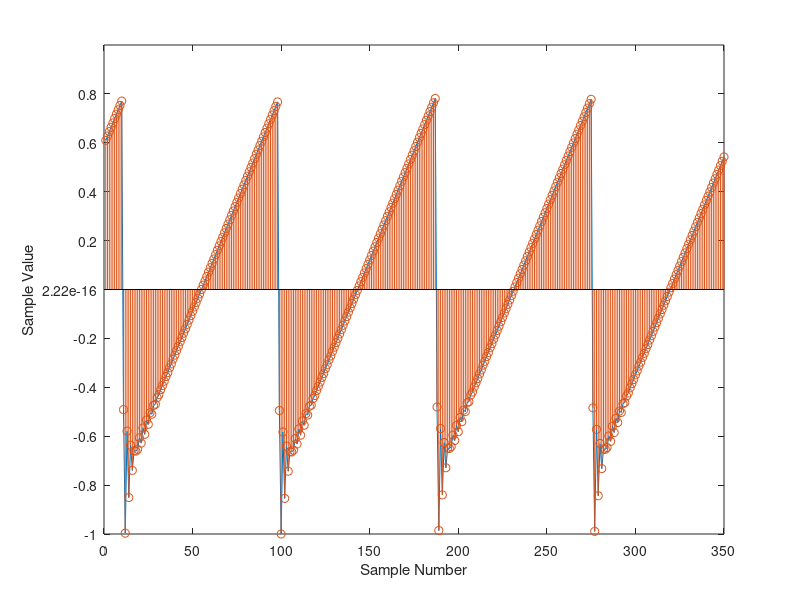
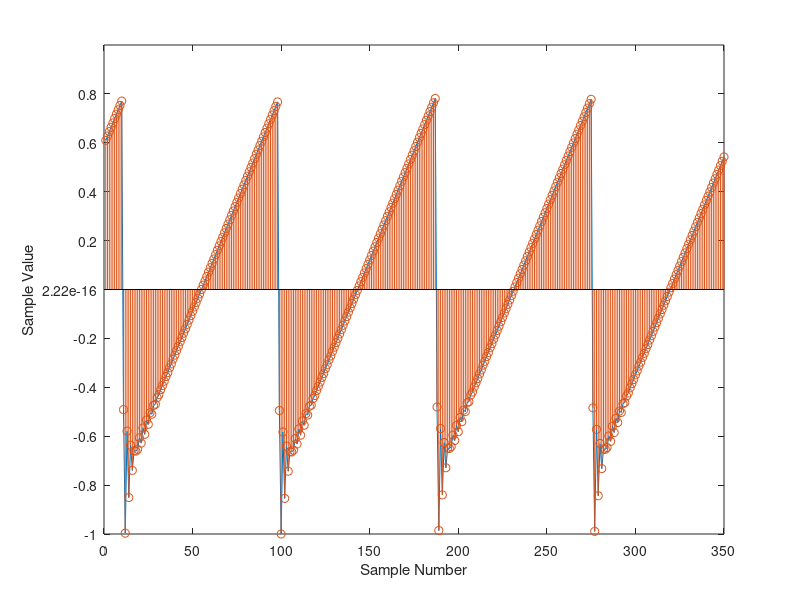
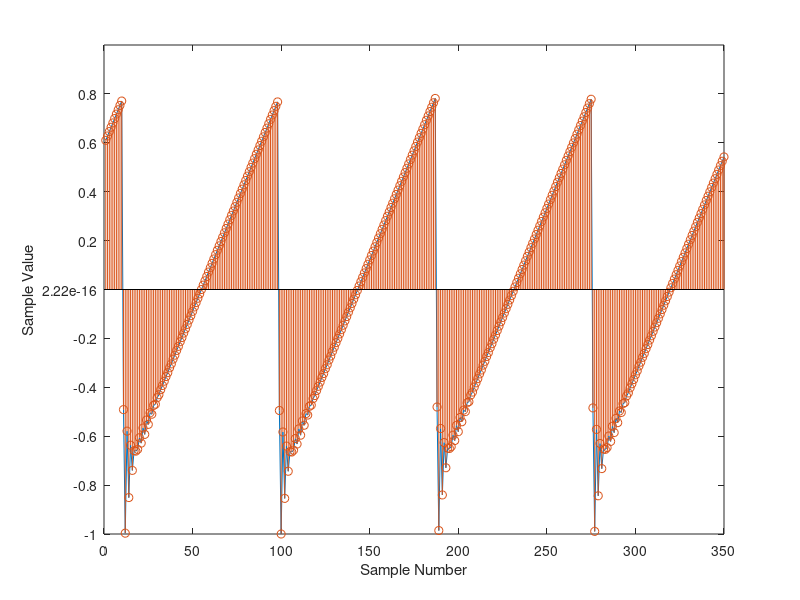
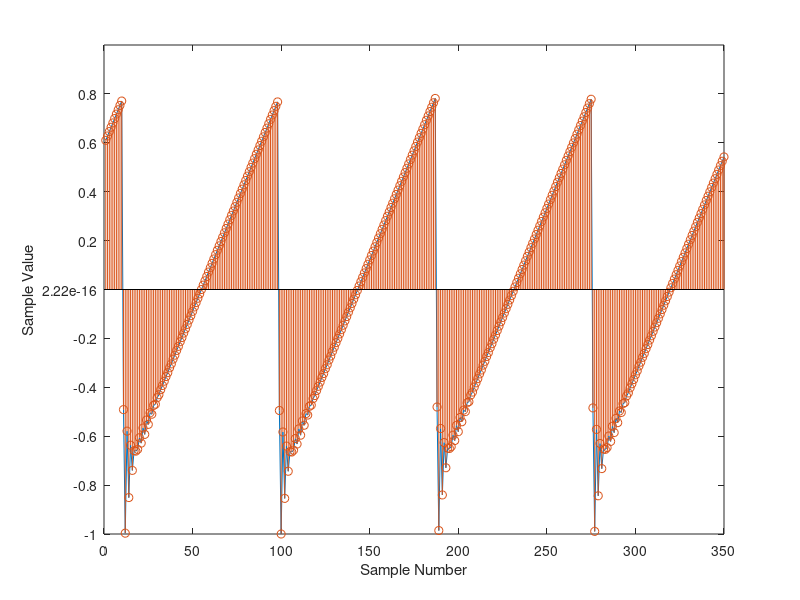

Source code (MATLAB) for these figures, in order: (Note: a time limit stopped this script after it produced the figures.)
%This programs compares how well a statistical Zero Crossing Frequency Estimation does ###########################################################################
% in comparison to one based on a FFT#############################################################################################################################


% Naming Conventions: ============================================================================================================================================
% Small letters are used before other abbreviatons and/or words starting with large letters
% Key variable names like 'fs' for 'sampling frequency' usually don't follow this pattern


% a : average
% b : beginning
% c : current
% d : defective
% diff : difference
% e : end
% f : first
% i : iterator
% l : last
% max : maximum
% min : minimum
% m : median
% n : number
% o : observe (after this ZC, the next ZC gets repeated, regardless of polarity)
% p : position
% r : relevant
% s : size
% t : time
% v : verified


% Cyc : Cycle
% Pol : Polarity
% Seg : Segment
% Win : Window
% ZC : Zero crossing

% Main Function ==================================================================================================================================================
function[] = SampleTest()
% Initializations ________________________________________________________________________________________________________________________________________________
  format long
  global fs;
  global DataOutputDir

  FigOutputDir = 'WaveformOutput\';           % Directories
  DataOutputDir = 'DataOutput\';
  mkdir (FigOutputDir);
  mkdir (DataOutputDir);

  PlotSignal = 1;           % set to 1 to print out signal waveform

  sWindow=1024;
  nFFTPoints = 1024;           % FFT-window
  nWindows = 100;
  % System conditions
  fs=44100; %Sampling frequency
  fc = 20000;           % Filter cutoff frequency
  f = 500; %Frequency of signal in Hz
  ExactFreq = 500;
  t = 0:1/fs:(((sWindow*nWindows) - 1)/fs); %time index
  Saw=sawtooth(2*pi*f*t);

  % Signal generation (Adding and Filtering)
  [b,a] = butter(2,fc/(fs/2));          % butterworth filter coefficients
  bSignal = filter(b,a,Saw);

  SNRdB = [90, 80, 70, 50, 45, 40, 35, 30, 25, 20, 18, 16, 14, 12, 10, 8, 6, 4, 2, 0];
  nSNR = Size(SNRdB);

  [WinSumOffsetAll, FFTWinSumOffsetAll] = InitString();           % OutputStrings
  [WinSumOffsetAllRedux, FFTWinSumOffsetAllRedux] = InitReduxString();

  [Counter, NaNCounter, nError, PrintError] = AssignVal2Var(0);

  sbSignal = Size(bSignal);
  nFullWindow = fix(sbSignal / sWindow);
  csWindow = sWindow;

% Main loop ______________________________________________________________________________________________________________________________________________________
  for cSNR=1:nSNR           % SNR-loop
    [Offset, WinSumOffset, FFTOffset, FFTWinSumOffset] = InitString();
    [OffsetRedux, WinSumOffsetRedux, FFTOffsetRedux, FFTWinSumOffsetRedux] = InitReduxString();
    [FFTCritNum, CritNum] = AssignVal2Var(0);

    bSignal = awgn(bSignal,SNRdB(cSNR));
    [PrintError] = PrintOutput(strcat(num2str(SNRdB(cSNR)),'Signal.data'), num2str(bSignal), PrintError);

    for cWindow=1:(nFullWindow)           % Window-loop
      ClearVars = {'pPosZC', 'pNegZC', 'nZC', 'FirstZC', 'STATE', 'prNegZC', 'prPosZC', 'rNegCyc', 'rPosCyc', 'drNegZC', 'drPosZC', 'odrPosZC', 'odrNegZC', 'oodrNegZC', 'oodrPosZC', 'FFT', 'FFT_temp', 'FFTFigXAxis', 'MedianArray'};
      clear(ClearVars{:});

      [bReSizer, eReSizer, csWindow] = WinSize(cWindow, sWindow, sbSignal);
      cSignal = bSignal(bReSizer:eReSizer);

      [pPosZC,pNegZC,FirstZC,lZC,nZC] = ZCD(cSignal, sWindow);          % lZC and nZC are unused as of now

      nPosZC = Size(pPosZC);
      nNegZC = Size(pNegZC);

% Plot and output signal waveform ________________________________________________________________________________________________________________________________
    if (PlotSignal == 1)            % default: 1 --> plot signal waveform
      if (cWindow == 50)            % middle window
        for iCounter=1:350
          Counter(iCounter) = iCounter;
        end

        gSignal = zeros(1,sWindow);
        sgSignal = size(gSignal);
        gSignal = bSignal(bReSizer:bReSizer + 349);

        Normalizer = max(abs(gSignal));
        gSignal = gSignal / (Normalizer + 0.0000001);

        FigOutputName = 'SNR_TestSaw';
        FigOutput = strcat(FigOutputDir, num2str(SNRdB(cSNR)), 'dB', FigOutputName);
        f = figure('visible', 'off');
        plot(Counter,gSignal);
        hold on;
        stem(Counter,gSignal);
        hold off;
        xlabel('Sample Number');
        ylabel('Sample Value');
        set(gca,'ytick',-1.2:0.2:1.2)

        saveas(f, FigOutput, 'png')
        saveas(f, FigOutput, 'fig')
        % matlab2tikz(strcat(FigOutput, '.tex'), 'showInfo', false);
      end
    end

% FFT basefreq estimation ________________________________________________________________________________________________________________________________________
      DFTBinFreq = fs / nFFTPoints;
      HalfFFT = round(nFFTPoints / 2);
      FFT = fft(cSignal);
      for j=1:nFFTPoints
        FFT(j) = FFT(j) / nFFTPoints;
      end
      FFT_temp = abs(FFT(1:round(nFFTPoints / 2)));

      [NOTUSED, FFTFreqIndex] = max(FFT_temp);
      FFTFreq(cWindow) = DFTBinFreq * (FFTFreqIndex - 1);

      FFTAbsoluteOffset(cWindow) = FFTFreq(cWindow) - ExactFreq;            % print data out
      FFTRelativeOffset(cWindow) = abs((FFTAbsoluteOffset(cWindow) / ExactFreq) * 100);
      if (FFTRelativeOffset(cWindow) > 5.0)
        FFTOffset = strcat(FFTOffset, '!!,,','Relative Error:,',num2str(FFTRelativeOffset(cWindow)),' percent, Absolute Error:,',num2str(FFTAbsoluteOffset(cWindow)),',Calculated Frequency:,',num2str(FFTFreq(cWindow)),'\n\n\n');
        FFTOffsetRedux = strcat(FFTOffsetRedux, num2str(FFTRelativeOffset(cWindow)),',,',num2str(FFTAbsoluteOffset(cWindow)),',,',num2str(FFTFreq(cWindow)),'\n\n');
        FFTCritNum = FFTCritNum + 1;
      elseif (FFTRelativeOffset(cWindow) <= 5.0)
        FFTOffset = strcat(FFTOffset,'Relative Error:,',num2str(FFTRelativeOffset(cWindow)),' percent, Absolute Error:,',num2str(FFTAbsoluteOffset(cWindow)),'Calculated Frequency:,',num2str(FFTFreq(cWindow)),'\n\n\n');
        FFTOffsetRedux = strcat(FFTOffsetRedux, num2str(FFTRelativeOffset(cWindow)),',,',num2str(FFTAbsoluteOffset(cWindow)),',,',num2str(FFTFreq(cWindow)),'\n\n');
      elseif (FFTRelativeOffset(cWindow) ~= FFTRelativeOffset(cWindow))
        disp(FFTRelativeOffset(cWindow))
        error('Error!\nFFTRelativeOffset is NaN:');
      else
        disp(FFTRelativeOffset(cWindow))
        error('Critical Error!\nInternal Logic Error #2');
      end

% ZC basefreq estimation _________________________________________________________________________________________________________________________________________
      lPosZC = nPosZC - 1;
      lNegZC = nNegZC - 1;

      if nPosZC == nNegZC           % necessary to establish order and limit of value-checks
        if FirstZC == 0
          [NegCyc, PosCyc, sNegSeg, sPosSeg] = sZCSearch((nPosZC-1), (nPosZC-1), pNegZC, pPosZC);
        else
          [PosCyc, NegCyc, sPosSeg, sNegSeg] = sZCSearch((nPosZC-1), (nPosZC-1), pPosZC, pNegZC);
        end
      else
        if FirstZC == 0            % more nNegZC
          [NegCyc, PosCyc, sNegSeg, sPosSeg] = sZCSearch((nNegZC - 1), (nPosZC - 1), pNegZC, pPosZC);
          else
          [PosCyc, NegCyc, sPosSeg, sNegSeg] = sZCSearch((nPosZC - 1), (nNegZC - 1), pPosZC, pNegZC);
        end
      end

      nPosCyc = Size(PosCyc);
      nNegCyc = Size(NegCyc);

      if PosCyc(1) > 0
        [smaxPosZC,smaxPosIndex] = max(PosCyc);
        if (FirstZC == 0)
          smaxPosSeg = pNegZC(smaxPosIndex + 1) - pPosZC(smaxPosIndex);
        else
          smaxPosSeg = pNegZC(smaxPosIndex) - pPosZC(smaxPosIndex);
        end
      else
        error('PosCyc is 0 for some reason')
      end

      if NegCyc(1) > 0
        [smaxNegZC,smaxNegIndex] = max(NegCyc);
        if (FirstZC == 0)
          smaxNegSeg = pPosZC(smaxNegIndex) - pNegZC(smaxNegIndex);
        else
          smaxNegSeg = pPosZC(smaxNegIndex + 1) - pNegZC(smaxNegIndex);
        end
      else
        error('NegCyc is 0 for some reason')
      end

      if ((smaxPosZC < 1) || (smaxNegZC < 1))
        error('error calculating smaxZC');
      end

      [rPosCyc, prPosZC, nrPosCyc, lrPosZC] = FindRelevantZCs(PosCyc, smaxPosZC, pPosZC, lPosZC, sPosSeg, smaxPosSeg);
      [rNegCyc, prNegZC, nrNegCyc, lrNegZC] = FindRelevantZCs(NegCyc, smaxNegZC, pNegZC, lNegZC, sNegSeg, smaxNegSeg);

      rSegSTATE = 0;
      STATE = 1;            % Used to prevent infinite loop

% repeat if no rdPolZC are found ---------------------------------------------------------------------------------------------------------------------------------
      if (isnan(nrPosCyc))           % repeat search for rPosZC
        i = 2;
        while (STATE ~= 0)
          if (i>nPosCyc)
            rSegSTATE = rSegSTATE + 1;
            STATE = 0;
          end
          [smaxPosZC, smaxPosIndex] = kLargestElement(PosCyc, i);
          if (FirstZC == 0)
            smaxPosSeg = pNegZC(smaxPosIndex + 1) - pPosZC(smaxPosIndex);
          else
            smaxPosSeg = pNegZC(smaxPosIndex) - pPosZC(smaxPosIndex);
          end
          [rPosCyc, prPosZC, nrPosCyc, lrPosZC] = FindRelevantZCs(PosCyc, smaxPosZC, pPosZC, lPosZC, sPosSeg, smaxPosSeg);
          if (isnan(nrPosCyc))
            i = i + 1;
          else
            STATE = 0;
          end
        end
      end

      if (isnan(nrNegCyc))
        STATE = 1;
        i = 2;
        while (STATE ~= 0)
          if (i>nNegCyc)
            rSegSTATE = rSegSTATE + 2;
            STATE = 0;
          end
          [smaxNegZC, smaxNegIndex] = kLargestElement(NegCyc, i);
          if (FirstZC == 0)
            smaxNegSeg = pPosZC(smaxNegIndex) - pNegZC(smaxNegIndex);
          else
            smaxNegSeg = pPosZC(smaxNegIndex + 1) - pNegZC(smaxNegIndex);
          end
          [rNegCyc, prNegZC, nrNegCyc, lrNegZC] = FindRelevantZCs(NegCyc, smaxNegZC, pNegZC, lNegZC, sNegSeg, smaxNegSeg);
          if (isnan(nrNegCyc))
            i = i + 1;
          else
            STATE = 0;
          end
        end
      end

      RelativeOffset = NaN;
      if (rSegSTATE == 3)           % no rdPolZCs found at all
        AbsoluteOffset(cWindow) = NaN;
        RelativeOffset(cWindow) = NaN;
        Offset = strcat(Offset, '!! No usable rZCs found at all\n\n\n');
        OffsetRedux = strcat(OffsetRedux, 'No usable rZCs found at all\n\n\n');
        CritNum = CritNum + 1;
      else
        if (rSegSTATE == 1)           % only multiple rdNegZCs found
          [N_NegCyc, aN_NegCyc, nN_NegCyc] = FindPolCyc(prNegZC, nrNegCyc);
          [Freq(cWindow), nPeriod] = SinglePolStatfilter(N_NegCyc);
          nFFTPoints = round(nPeriod);
          DFTBinFreq = fs / nFFTPoints;

          AbsoluteOffset(cWindow) = Freq(cWindow) - ExactFreq;
          RelativeOffset(cWindow) = abs((AbsoluteOffset(cWindow) / ExactFreq) * 100);
          Offset = strcat(Offset, 'No rPosZCs ,');
        elseif (rSegSTATE == 2)           % only multiple rdPosZCs found
          [N_PosCyc, aN_PosCyc, nN_PosCyc] = FindPolCyc(prPosZC, nrPosCyc);
          [Freq(cWindow), nPeriod] = SinglePolStatfilter(N_PosCyc);
          nFFTPoints = round(nPeriod);
          DFTBinFreq = fs / nFFTPoints;

          AbsoluteOffset(cWindow) = Freq(cWindow) - ExactFreq;
          RelativeOffset(cWindow) = abs((AbsoluteOffset(cWindow) / ExactFreq) * 100);
          Offset = strcat(Offset, 'No rNegZCs ,');
        else            % both rdPolZCs found
          if((nrNegCyc < 2) || (nrPosCyc < 2))
            error('this should never occur, but too little nrsZCs')
          end
          [frZC,pfrZC,lrZC,plrZC] = FindFirstAndLastRelevantZCs(rPosCyc(1), rNegCyc(1), lrPosZC, lrNegZC);
          [N_PosCyc, aN_PosCyc, nN_PosCyc] = FindPolCyc(prPosZC, nrPosCyc);
          [N_NegCyc, aN_NegCyc, nN_NegCyc] = FindPolCyc(prNegZC, nrNegCyc);
          [nPeriod, Freq(cWindow)] = StatFilter (N_PosCyc, N_NegCyc);
        end

% Calculate error and print out (window) _________________________________________________________________________________________________________________________
        AbsoluteOffset(cWindow) = Freq(cWindow) - ExactFreq;            % print data out
        RelativeOffset(cWindow) = abs((AbsoluteOffset(cWindow) / ExactFreq) * 100);
        if (RelativeOffset(cWindow) > 5.0)
          Offset = strcat(Offset, '!!,,','Relative Error:,',num2str(RelativeOffset(cWindow)),' percent, Absolute Error:,',num2str(AbsoluteOffset(cWindow)),',Calculated Frequency:,',num2str(Freq(cWindow)),'\n\n\n');
          OffsetRedux = strcat(OffsetRedux, num2str(RelativeOffset(cWindow)),',,',num2str(AbsoluteOffset(cWindow)),',,',num2str(Freq(cWindow)),'\n\n');
          CritNum = CritNum + 1;
        elseif (RelativeOffset(cWindow) <= 5.0)
          Offset = strcat(Offset,'Relative Error:,',num2str(RelativeOffset(cWindow)),' percent, Absolute Error:,',num2str(AbsoluteOffset(cWindow)),'Calculated Frequency:,',num2str(Freq(cWindow)),'\n\n\n');
          OffsetRedux = strcat(OffsetRedux, num2str(RelativeOffset(cWindow)),',,',num2str(AbsoluteOffset(cWindow)),',,',num2str(Freq(cWindow)),'\n\n');
        elseif (RelativeOffset(cWindow) ~= RelativeOffset(cWindow))
          disp(RelativeOffset(cWindow))
          error('Error!\nRelativeOffset is NaN:');
        else
          disp(RelativeOffset(cWindow))
          error('Critical Error!\nInternal Logic Error #2');
        end
      end
    end

    [WinSumAbsoluteOffset, WinSumRelativeOffset, WinSumFreq, nSkip] = AssignVal2Var(0);
    WindowSkip = isnan(RelativeOffset);           % Prevent hard calculation errors from 'contaminating' mean-calculation.
    for cWindow=1:1
      if (WindowSkip(cWindow) == 0)
        WinSumFreq = WinSumFreq + Freq(cWindow);
      elseif (WindowSkip(cWindow) == 1)
        nSkip = nSkip + 1;
      else
        disp('Critical internal logic error, "isnan" function is not working!\n')
      end
    end

% Calculate sum of windows _______________________________________________________________________________________________________________________________________
% ZCFE part -------------------------------------------------------------------------------------------------------------------------------------------------------
    rWinSumWindows = nFullWindow - nSkip;
    WinSumFreq = mean(Freq); 
    WinSumAbsoluteOffset = WinSumFreq - ExactFreq;
    WinSumRelativeOffset = abs((WinSumAbsoluteOffset / ExactFreq) * 100);
    WinSumOffset = strcat('__AVERAGED__,,', 'Relative Error:, ',num2str(WinSumRelativeOffset),', Absolute Error:, ', num2str(WinSumAbsoluteOffset), ', True Frequency:, ',num2str(ExactFreq),', Calculated Frequency:, ', num2str(WinSumFreq), 'Times with more than 5 percent error:,', num2str(CritNum));
    WinSumOffsetRedux = strcat('AVERAGED:\n', num2str(WinSumRelativeOffset), ',,', num2str(WinSumAbsoluteOffset), ',,', num2str(ExactFreq), ',,', num2str(WinSumFreq), ',,', num2str(CritNum),'\n\n');

    if WinSumRelativeOffset >= 5
      WinSumOffset = strcat('!!,,' ,WinSumOffset);
    end
    WinSumOffset = strcat(WinSumOffset,'\n');
    WinSumOffsetAll = strcat(WinSumOffsetAll, num2str(SNRdB(cSNR)), 'dB:,', WinSumOffset);
    WinSumOffsetAllRedux = strcat(WinSumOffsetAllRedux, num2str(SNRdB(cSNR)), 'dB:,', WinSumOffsetRedux);

    [PrintError] = PrintOutput(strcat(num2str(SNRdB(cSNR)) ,'dB_ZCD.csv'), strcat(OffsetRedux, WinSumOffsetRedux), PrintError);
    [PrintError] = PrintOutput(strcat(num2str(SNRdB(cSNR)) ,'dB_ZCDVerbose.csv'), strcat(Offset, WinSumOffset), PrintError);

% FFT part --------------------------------------------------------------------------------------------------------------------------------------------------------
    [FFTWinSumAbsoluteOffset, FFTWinSumRelativeOffset, FFTWinSumFreq] = AssignVal2Var(0);
    FFTWinSumFreq = mean(FFTFreq);
    FFTWinSumAbsoluteOffset = FFTWinSumFreq - ExactFreq;
    FFTWinSumRelativeOffset = abs((FFTWinSumAbsoluteOffset / ExactFreq) * 100);
    FFTWinSumOffset = strcat('__AVERAGED__,,', 'Relative Error:, ',num2str(FFTWinSumRelativeOffset),', Absolute Error:, ', num2str(FFTWinSumAbsoluteOffset), 'Calculated Frequency:, ', num2str(FFTWinSumFreq), 'Times with more than 5 percent error:,', num2str(FFTCritNum));
    FFTWinSumOffsetRedux = strcat('AVERAGED:\n', num2str(FFTWinSumRelativeOffset), ',,', num2str(FFTWinSumAbsoluteOffset), ',,', num2str(FFTWinSumFreq), ',,', num2str(FFTCritNum),'\n\n');

    if FFTWinSumRelativeOffset >= 5
      FFTWinSumOffset = strcat('!!,,' ,FFTWinSumOffset);
    end
    FFTWinSumOffset = strcat(FFTWinSumOffset,'\n');
    FFTWinSumOffsetAll = strcat(FFTWinSumOffsetAll, num2str(SNRdB(cSNR)), 'dB:,', FFTWinSumOffset);
    FFTWinSumOffsetAllRedux = strcat(FFTWinSumOffsetAllRedux, num2str(SNRdB(cSNR)), 'dB:,', FFTWinSumOffsetRedux);

    [PrintError] = PrintOutput(strcat(num2str(SNRdB(cSNR)) ,'dB_FFTVerbose.csv'), strcat(FFTOffset, FFTWinSumOffset), PrintError);
    [PrintError] = PrintOutput(strcat(num2str(SNRdB(cSNR)) ,'dB_FFT.csv'), strcat(FFTOffsetRedux, FFTWinSumOffsetRedux), PrintError);


    ClearVars = {'AbsoluteOffset', 'RelativeOffset', 'WinSumAbsoluteOffset', 'WinSumRelativeOffset', 'Offset', 'WinSumOffset', 'FFTAbsoluteOffset', 'FFTRelativeOffset', 'FFTWinSumAbsoluteOffset', 'FFTWinSumRelativeOffset', 'FFTOffset', 'FFTWinSumOffset'};
    clear(ClearVars{:});
  end

% Print summaries to file _________________________________________________________________________________________________________________________________________
  [PrintError] = PrintOutput('FFTSummaryVerbose.csv', FFTWinSumOffsetAll, PrintError);
  [PrintError] = PrintOutput('FFTSummary.csv', FFTWinSumOffsetAllRedux, PrintError);
  [PrintError] = PrintOutput('ZCDSummaryVerbose.csv', WinSumOffsetAll, PrintError);
  [PrintError] = PrintOutput('ZCDSummary.csv', WinSumOffsetAllRedux, PrintError);

  if (PrintError ~= 0)
    disp(strcat('There have been ', num2str(PrintError), ' Errors writing data to file.'));
  else
    disp('There were no file writing errors.');
  end
end








% Functions ======================================================================================================================================================
function [Var1, Var2, Var3, Var4] = InitReduxString(); % Multiple Strings use this header
  Var1 = 'Relative error,,Absolute error,,Calculated Frequency,,More than 5 percent offset\n\n\n';
  Var2 = 'Relative error,,Absolute error,,Calculated Frequency,,More than 5 percent offset\n\n\n';
  Var3 = 'Relative error,,Absolute error,,Calculated Frequency,,More than 5 percent offset\n\n\n';
  Var4 = 'Relative error,,Absolute error,,Calculated Frequency,,More than 5 percent offset\n\n\n';
end

function [CycFirstZC, CycSecondZC, sFirstSeg, sSecondSeg] = sZCSearch(fLimit, lLimit, FirstZC, SecondZC) % Calculate distances from
  for j=1:fLimit       % Find all First ZC halfCycs
    CycFirstZC(j) = FirstZC(j+1) - FirstZC(j);
    sFirstSeg(j) = SecondZC(j) - FirstZC(j);
  end
  if lLimit >= 1
    for j=1:lLimit       % Find all Second Polarity halfCycs
      CycSecondZC(j) = SecondZC(j + 1) - SecondZC(j);
      sSecondSeg(j) = FirstZC(j + 1) - SecondZC(j);
    end
  else
    CycSecondZC(j) = 0;
  end
end

function [Cyc, pCyc] = sCycSearchSingle(Limit, ZC) % in case not enough nZC are found for two Pols
  for j=1:Limit 
    Cyc(j) = ZC(j+1) - ZC(j);
    pCyc(j) = ZC(j);
  end
end


function [FreqCyc] = SampleToFrequency(SumCyc, nCyc)
  global fs;
  sCyc = (SumCyc / nCyc) * (1.0 / fs);
  FreqCyc = 1 / sCyc;
end

function [pPosZC,pNegZC,FirstZC,lZC,nZC] = ZCD(cSignal, nPoints)
  nPoints;
  pNegZC(1) = 0.0;
  pPosZC(1) = 0.0;
  l=1;
  m=1;
  nZC = 0;
  if (cSignal(2) <= 0.0)
    STATE = 0;
    FirstZC = 1;
  else
    STATE = 1;
    FirstZC = 0;
  end
% find zero crossings _____________________________________________________________
  for j=2:nPoints
    if (cSignal(j) >= 0)        % positive Polarity
      if (STATE == 0)           % Polarity change?
        pPosZC(l) = j;
        nZC = nZC + 1;
        l = l + 1;
        lZC = 1;
        STATE = 1;
      end
    else                        % negative Polarity
      if (STATE == 1)           % Polarity change?
        pNegZC(m) = j;
        nZC = nZC + 1;
        m = m + 1;
        lZC = 0;
        STATE = 0;
      end
    end
  end
end

function [frZC,pfrZC,lrZC,plrZC] = FindFirstAndLastRelevantZCs(frPosCyc, frNegCyc, lrPosZC, lrNegZC)
  if (lrPosZC > lrNegZC)            % determine Polarity and position of last relevant ZCe
    lrZC = 1;
    plrZC = lrPosZC;
  else
    lrZC = 0;
    plrZC = lrNegZC;
  end

  if (frPosCyc < frNegCyc)            % case: nPos == nNeg
    frZC = 1;
    pfrZC = frPosCyc;
  else
    frZC = 0;
    pfrZC = frNegCyc;
  end
end


function [rsCyc, prCyc, nrsCyc, lrZC] = FindRelevantZCs(sCyc, maxsCyc, pZC, lZC, sSeg ,smaxSeg);
  m = 1;
  if maxsCyc > 0
    for j=1:lZC           % Find all windows of relevant length (maxlength / 2)
      if ((sCyc(j) >= (maxsCyc * 0.75)) && ((sSeg(j) >= (smaxSeg * 0.75)) && (sSeg(j) <= (smaxSeg * 1.25))))
        rsCyc(m) = sCyc(j);
        prCyc(m) = pZC(j);
        m = m + 1;
      end
    end
    m = m -1;
    nrsCyc = m;
    lrZC = prCyc(m);
  else
    nrsCyc = 1;
    lrZC = pZC(1);
    rsCyc = 0;
  end
  if (m ==1)
    nrsCyc = NaN;
    prCyc = NaN;
  end
end

function [drFirstZC, odrFirstZC, oodrFirstZC, drSecondZC, odrSecondZC, oodrSecondZC] = drZCFind(nrdFirstZC, nrdSecondZC, prFirstZC, prSecondZC)

  [drFirstZC(1), drSecondZC(1), odrFirstZC(1), odrSecondZC(1)] = AssignVal2Var(0);
  [oodrFirstZC(1), oodrSecondZC(1)] = AssignVal2Var(99999)
  [j,k,l] = AssignVal2Var(1);           % iterators

  while ((j+k) <= nrdFirstZC)&&(j<=nrdSecondZC)            % start at prFirstZC(2) (to check repetition)
    if prFirstZC(j+k)  <= prSecondZC(j)
      drFirstZC(k) = j + k;            % the ZC that is repeated
      odrFirstZC(k) = j + k - 1;           % the ZC before that
      oodrSecondZC(l) = j - 1;            % the ZC of the other Polarity before the repetition
      l = l + 1;
      k = k + 1;
    else
      j = j + 1;
    end
  end
  m = j + k;            % iterator from current position to end
  if m <= nrdFirstZC           % check for repeated nZC at the end.
    for m=m:nrdFirstZC
      drFirstZC(k) = m;
      odrFirstZC(k) = m - 1;
      oodrSecondZC(l) = 0;            % fill array with NULL because of later checks at those indices
      l = l + 1;
      k = k + 1;
    end
  end
  odrFirstZC(k) = 0;
  oodrSecondZC(l) = 0;
  oodrSecondZC(l+1) = 0;
  j = 1;
  k = 1;
  l = 1;

  while ((j+k) <= nrdSecondZC)&&(j<=nrdFirstZC)            % start at prSecondZC(2) (to check repetition)
    if prSecondZC(j+k)  <= prFirstZC(j)
      drSecondZC(k) = j + k;            % the ZC that is repeated
      odrSecondZC(k) = j + k - 1;           % the ZC before that
      oodrFirstZC(l) = j - 1;            % the ZC of the other Polarity before the repetition
      l = l + 1;
      k = k + 1;
    else
      j = j + 1;
    end
  end
  m = j + k;            % iterator from current position to end
  if m <= nrdSecondZC           % check for repeated nZC at the end.
    for m=m:nrdSecondZC
      drSecondZC(k) = m;
      odrSecondZC(k) = m - 1;
      oodrFirstZC(l) = 0;            % fill array with NULL because of later checks at those indices
      l = l + 1;
      k = k + 1;
    end
  end
  odrSecondZC(k) = 0;
  oodrFirstZC(l) = 0;
  oodrFirstZC(l+1) = 0;
end


function [N_PosHalfCyc, N_NegHalfCyc, N_Cyc, aN_PosHalfCyc, aN_NegHalfCyc, aN_Cyc, n_Cyc] = FindWholeCycs(frZC, nrPosCyc, nrNegCyc, prPosZC, prNegZC, odrPosZC, odrNegZC);
  aN_NegHalfCyc = 0;
  aN_PosHalfCyc = 0;
  aN_Cyc = 0;
  j = 1;
  k = 0;
  l = 0;
  m = 1;
  n = 1;

  if frZC == 0       % case: first ZC is negative --> Cycles get started at NegZCs
    while ((j+k+1) <= nrNegCyc)&&((j+l+1) <= nrPosCyc)
      if (j+k) == odrNegZC(k+1)
        k = k + 1;
      elseif (j+l) == odrPosZC(l+1)
        l = l + 1;
      else
        N_PosHalfCyc(j) = prPosZC(j+l) - prNegZC(j+k);
        N_NegHalfCyc(j) = prNegZC(j+k+1) - prPosZC(j+l);
        N_Cyc(j) = N_PosHalfCyc(j) + N_NegHalfCyc(j);
        aN_PosHalfCyc = aN_PosHalfCyc + N_PosHalfCyc(j);
        aN_NegHalfCyc = aN_NegHalfCyc + N_NegHalfCyc(j);
        aN_Cyc = aN_Cyc + N_Cyc(j);
        j = j + 1;
      end
    end
  else
    while ((j+k+1) <= nrPosCyc)&&((j+l+1) <= nrNegCyc)
      if (j+k) == odrPosZC(k+1)
        k = k + 1;
      elseif (j+l) == odrNegZC(l+1)
        l = l + 1;
      else
        N_NegHalfCyc(j) = prNegZC(j+l) - prPosZC(j+k);
        N_PosHalfCyc(j) = prPosZC(j+k+1) - prNegZC(j+l);
        N_Cyc(j) = N_NegHalfCyc(j) + N_PosHalfCyc(j);
        aN_PosHalfCyc = aN_PosHalfCyc + N_PosHalfCyc(j);
        aN_NegHalfCyc = aN_NegHalfCyc + N_NegHalfCyc(j);
        aN_Cyc = aN_Cyc + N_Cyc(j);
        j = j + 1;
      end
    end
  end
  n_Cyc = j - 1;
end

function [sCyc, asCyc, nCyc] = FindPolCyc(pZC, nZC);
  j = 1;
  asCyc = 0;
  for j=1:(nZC - 1)
    sCyc(j) = pZC(j + 1) - pZC(j);
    asCyc = asCyc + sCyc(j);
  end
  nCyc = j - 1;
end

function [nPeriod, Freq] = StatFilter(nPosCyc, nNegCyc)
  global fs;
  mnNegCyc = median(nNegCyc);
  mnPosCyc = median(nPosCyc);
  anNegCyc = mean(nNegCyc);
  anPosCyc = mean(nPosCyc);

  diffnNegCyc  = abs(mnNegCyc - anNegCyc);
  diffnPosCyc  = abs(mnPosCyc - anPosCyc);

  if (diffnPosCyc <= diffnNegCyc)
    nCycStable = (mnPosCyc + anPosCyc) / 2;
  else
    nCycStable = (mnNegCyc + anNegCyc) / 2;
  end

  OutlierArray(1) = abs(nCycStable - anPosCyc);
  OutlierArray(2) = abs(nCycStable - mnPosCyc);
  OutlierArray(3) = abs(nCycStable - anNegCyc);
  OutlierArray(4) = abs(nCycStable - mnNegCyc);
  [Maximum,Outlier] = max(OutlierArray);

  mArray(1) = anPosCyc;
  mArray(2) = mnPosCyc;
  mArray(3) = anNegCyc;
  mArray(4) = mnNegCyc;
  mArray([Outlier]) = [];           % remove outlier

  nPeriod = median(mArray);
  Freq = fs / nPeriod;
end

function [Freq, asCyc] = SinglePolStatfilter(sCyc)            % 'StatFilter' for only one polaroty 
  global fs;
  mnCyc = median(sCyc);
  anCyc = mean(sCyc);

  asCyc = (mnCyc + anCyc) / 2;
  Freq = fs / asCyc;
end

function [bReSizer, eReSizer, csWindow] = WinSize(cWindow, sWindow, sbSignal)
  bReSizer = ((cWindow - 1) * sWindow) + 1;
  eReSizer = cWindow * sWindow;
  if eReSizer > sbSignal           % case: last window (which is <csWindow)
    eReSizer = sbSignal;
  end
  csWindow = eReSizer - bReSizer + 1;
end

function [nMax, nMaxIndex] = kLargestElement(Array, n)
  nArray = Size(Array);
  TempArray = Array;
  for i=1:n
    [UpLimitIndex, UpLimit] = max(TempArray);
    if(i~=n)
      TempArray = 0;
    end
  end
  nMax = 0;
  nMaxIndex = 1;
  for i=1:nArray
    if (Array(i) < UpLimit) && (Array > nMax)
      nMax = Array(i);
      nMaxIndex = i;
    end
  end
end

function [PrintError] = PrintOutput(FileName, DataString, PrintError)
  global DataOutputDir;
  fid = fopen(strcat(DataOutputDir, FileName), 'w+t');
  if (fid ~= -1)
    fprintf(fid, DataString, '-ascii');
    fclose(fid);
    PrintError = PrintError;
  else
    PrintError = PrintError + 1;
  end
end


% Functions which shouldn't be necessary +++++++++++++++++++++++++++++++++++++++++++++++++++++++++++++++++++++++++++++++++++++++++++++++++++++++++++++++++++++++++
function [SizeVar] = Size(Var)            % Matlabs size-function is automatically 2 dimensional.
  SizeVar = size(Var);
  SizeVar = SizeVar(2);
end

function [Var1, Var2, Var3, Var4, Var5, Var6, Var7, Var8, Var9] = InitString() % only single assignments per line in Matlab.
  Var1 = '';
  Var2 = '';
  Var3 = '';
  Var4 = '';
  Var5 = '';
  Var6 = '';
  Var7 = '';
  Var8 = '';
  Var9 = '';
end

function [Var1, Var2, Var3, Var4, Var5, Var6, Var7, Var8, Var9] = AssignVal2Var(Val) % only single assignments per line in Matlab.
  Var1 = Val;
  Var2 = Val;
  Var3 = Val;
  Var4 = Val;
  Var5 = Val;
  Var6 = Val;
  Var7 = Val;
  Var8 = Val;
  Var9 = Val;
end
